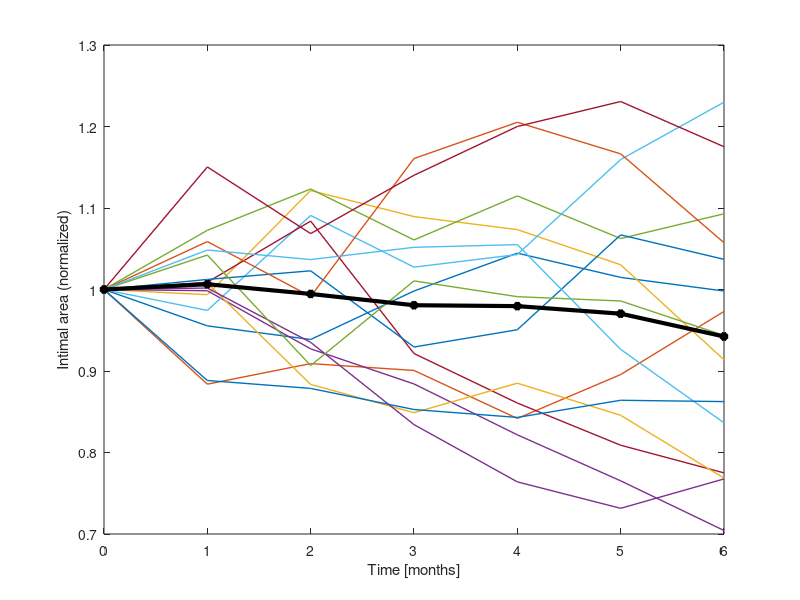
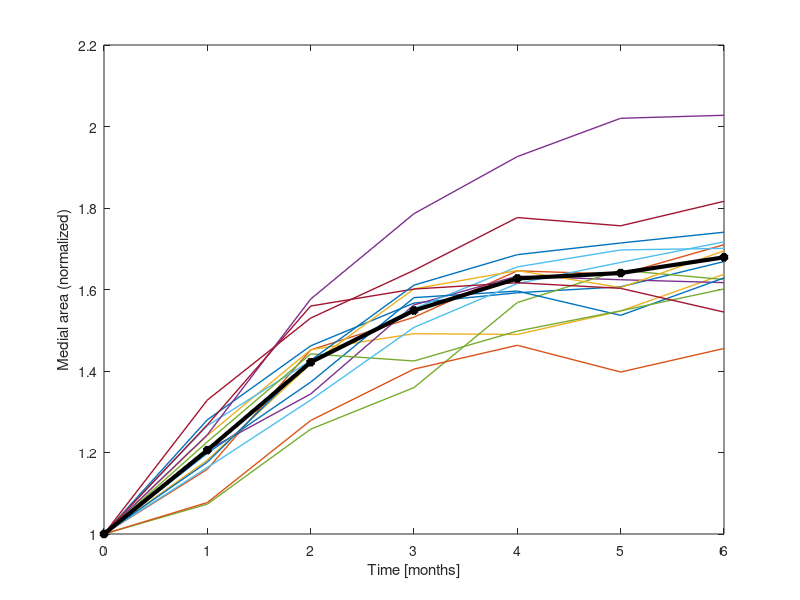
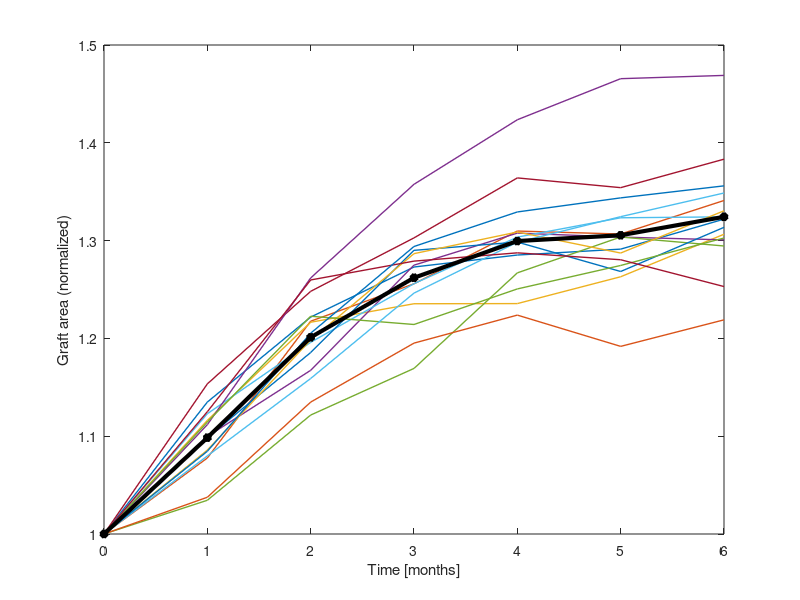

These charts were generated, in order, by the following MATLAB code:
% Postprocessing

clear variables
close all
clc

%% Initialize all matrices
number_of_run=15;
follow_up_points=9;

SMC_MEDIA = zeros(number_of_run,follow_up_points);
GRAFT_AREA = SMC_MEDIA;
WALL_AREA = SMC_MEDIA;
MEDIA_AREA = SMC_MEDIA;
INT_AREA = SMC_MEDIA;

TIME=(0:1:6);

%% Fill the matrices run by run
load data1
SMC_MEDIA(1,:)=SMCmedia;
GRAFT_AREA(1,:)=Graft_AREA;
WALL_AREA(1,:)=Wall_area;
MEDIA_AREA(1,:)=Med_area;
INT_AREA(1,:)=Wall_area-Med_area;

load data2
SMC_MEDIA(2,:)=SMCmedia;
GRAFT_AREA(2,:)=Graft_AREA;
WALL_AREA(2,:)=Wall_area;
MEDIA_AREA(2,:)=Med_area;
INT_AREA(2,:)=Wall_area-Med_area;

load data3
SMC_MEDIA(3,:)=SMCmedia;
GRAFT_AREA(3,:)=Graft_AREA;
WALL_AREA(3,:)=Wall_area;
MEDIA_AREA(3,:)=Med_area;
INT_AREA(3,:)=Wall_area-Med_area;

load data4
SMC_MEDIA(4,:)=SMCmedia;
GRAFT_AREA(4,:)=Graft_AREA;
WALL_AREA(4,:)=Wall_area;
MEDIA_AREA(4,:)=Med_area;
INT_AREA(4,:)=Wall_area-Med_area;

load data5
SMC_MEDIA(5,:)=SMCmedia;
GRAFT_AREA(5,:)=Graft_AREA;
WALL_AREA(5,:)=Wall_area;
MEDIA_AREA(5,:)=Med_area;
INT_AREA(5,:)=Wall_area-Med_area;

load data6
SMC_MEDIA(6,:)=SMCmedia;
GRAFT_AREA(6,:)=Graft_AREA;
WALL_AREA(6,:)=Wall_area;
MEDIA_AREA(6,:)=Med_area;
INT_AREA(6,:)=Wall_area-Med_area;

load data7
SMC_MEDIA(7,:)=SMCmedia;
GRAFT_AREA(7,:)=Graft_AREA;
WALL_AREA(7,:)=Wall_area;
MEDIA_AREA(7,:)=Med_area;
INT_AREA(7,:)=Wall_area-Med_area;

load data8
SMC_MEDIA(8,:)=SMCmedia;
GRAFT_AREA(8,:)=Graft_AREA;
WALL_AREA(8,:)=Wall_area;
MEDIA_AREA(8,:)=Med_area;
INT_AREA(8,:)=Wall_area-Med_area;

load data9
SMC_MEDIA(9,:)=SMCmedia;
GRAFT_AREA(9,:)=Graft_AREA;
WALL_AREA(9,:)=Wall_area;
MEDIA_AREA(9,:)=Med_area;
INT_AREA(9,:)=Wall_area-Med_area;

load data10
SMC_MEDIA(10,:)=SMCmedia;
GRAFT_AREA(10,:)=Graft_AREA;
WALL_AREA(10,:)=Wall_area;
MEDIA_AREA(10,:)=Med_area;
INT_AREA(10,:)=Wall_area-Med_area;

load data11
SMC_MEDIA(11,:)=SMCmedia;
GRAFT_AREA(11,:)=Graft_AREA;
WALL_AREA(11,:)=Wall_area;
MEDIA_AREA(11,:)=Med_area;
INT_AREA(11,:)=Wall_area-Med_area;

load data12
SMC_MEDIA(12,:)=SMCmedia;
GRAFT_AREA(12,:)=Graft_AREA;
WALL_AREA(12,:)=Wall_area;
MEDIA_AREA(12,:)=Med_area;
INT_AREA(12,:)=Wall_area-Med_area;

load data13
SMC_MEDIA(13,:)=SMCmedia;
GRAFT_AREA(13,:)=Graft_AREA;
WALL_AREA(13,:)=Wall_area;
MEDIA_AREA(13,:)=Med_area;
INT_AREA(13,:)=Wall_area-Med_area;

load data14
SMC_MEDIA(14,:)=SMCmedia;
GRAFT_AREA(14,:)=Graft_AREA;
WALL_AREA(14,:)=Wall_area;
MEDIA_AREA(14,:)=Med_area;
INT_AREA(14,:)=Wall_area-Med_area;

load data15
SMC_MEDIA(15,:)=SMCmedia;
GRAFT_AREA(15,:)=Graft_AREA;
WALL_AREA(15,:)=Wall_area;
MEDIA_AREA(15,:)=Med_area;
INT_AREA(15,:)=Wall_area-Med_area;



%% Take only the follow up time
INT_AREA(:,1:2) = [];
MEDIA_AREA(:,1:2) = [];
GRAFT_AREA(:,1:2) = [];

%% Normalize the trend to the initial value
for jj=1:size(INT_AREA,1)
    
    INT_AREA(jj,:) = INT_AREA(jj,:)./INT_AREA(jj,1);
    GRAFT_AREA(jj,:) = GRAFT_AREA(jj,:)./GRAFT_AREA(jj,1);
    MEDIA_AREA(jj,:) = MEDIA_AREA(jj,:)./MEDIA_AREA(jj,1);
    
end


%% Mean trends
INT_AREA_MEAN = mean(INT_AREA,1);
GRAFT_AREA_MEAN = mean(GRAFT_AREA,1);
MED_AREA_MEAN = mean(MEDIA_AREA,1);


%% Plots
figure(1)
plot(TIME,INT_AREA,'-','linewidth',1);
hold on
plot(TIME,INT_AREA_MEAN,'k*-','linewidth',3,'MarkerSize',6);

xlabel('Time [months]')
ylabel('Intimal area (normalized)')


figure(2)
plot(TIME,MEDIA_AREA,'-','linewidth',1);
hold on
plot(TIME,MED_AREA_MEAN,'k*-','linewidth',3,'MarkerSize',6);

xlabel('Time [months]')
ylabel('Medial area (normalized)')


figure(3)
plot(TIME,GRAFT_AREA,'-','linewidth',1);
hold on
plot(TIME,GRAFT_AREA_MEAN,'k*-','linewidth',3,'MarkerSize',6);

xlabel('Time [months]')
ylabel('Graft area (normalized)')


